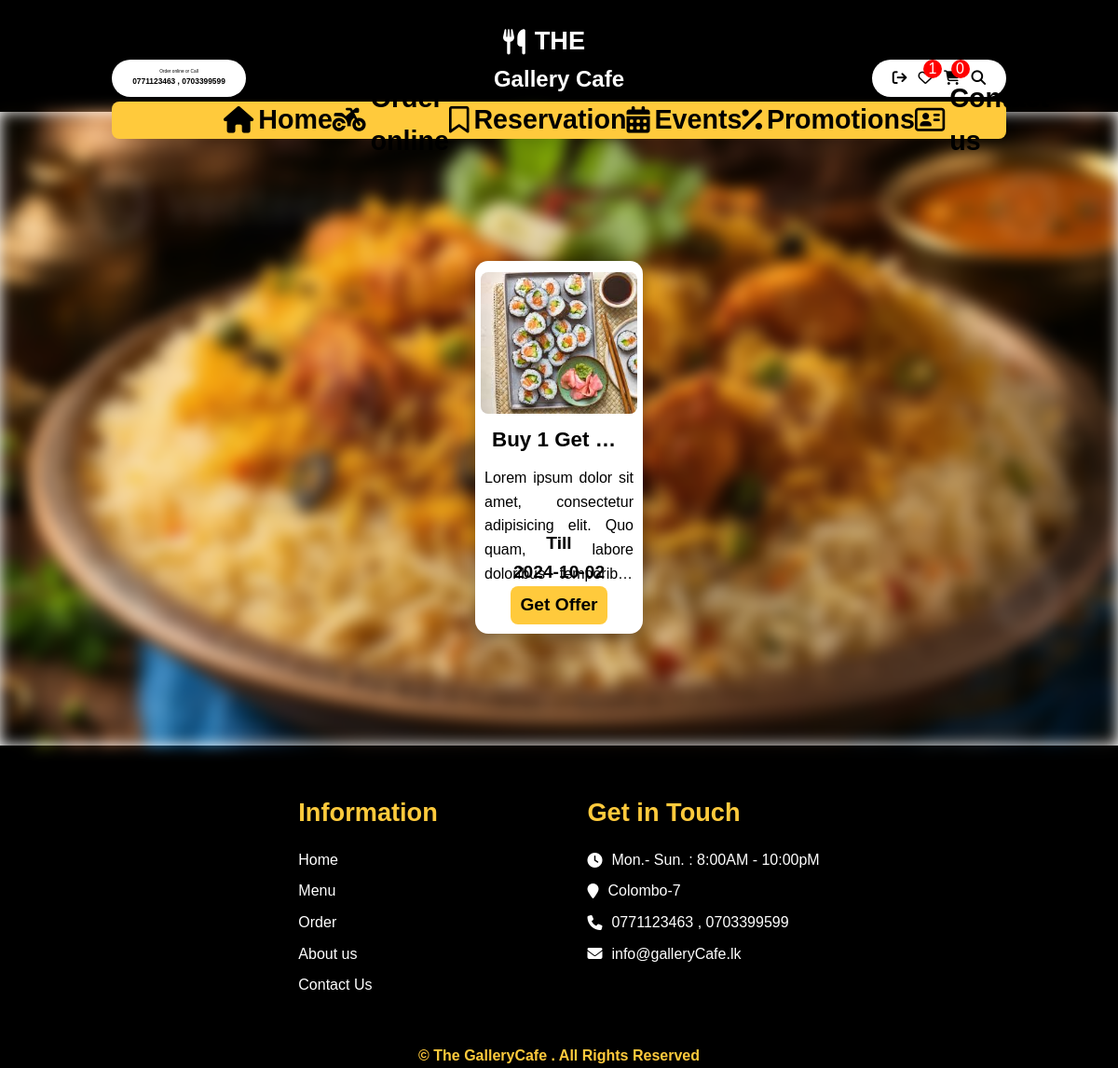
Page /promotions.php (signed in) on the committed database.
### tables this page shows
CREATE TABLE `promotions` (
  `promId` int(11) NOT NULL,
  `prmoName` varchar(255) NOT NULL,
  `promDescription` varchar(1000) DEFAULT NULL,
  `startDate` date NOT NULL,
  `endDate` date NOT NULL,
  `promImage` varchar(255) NOT NULL
);

### config/db_connector.php (called while the page is built, shortened)
<?php
    class Db_connector{
        private $localhost = 'localhost';
        private $db_username = 'root';
        private $db_password = '';
        protected $conn;
        public function __construct(){
            $this->conn = mysqli_connect($this->localhost,$this->db_username,$this->db_password);
        }
        public function getConnection() {
            return $this->conn;
        }
    }

### class/Promotion.php (called while the page is built, shortened)
<?php
    include_once(__DIR__ . '/../config/db_connector.php');
    class Promotion{
        public $db;
        public function __construct(){
            $this->connector = new Db_connector();
            $this->db = $this->connector->getConnection();
        }
        public function viewpromotions(){
            $sql = "SELECT * FROM promotions";
            $res = mysqli_query($this->db, $sql);
            $count = 0;
            if(mysqli_num_rows($res)>0){
                while($row = mysqli_fetch_array($res)){
                    $id = $row["promId"];
                    $title = $row["prmoName"];
                    $description = $row["promDescription"];
                    $image = $row["promImage"];
                    $sDate = $row["startDate"];
                    $eDate = $row["endDate"];
                    $promotions[$count]=["id"=>$id,"title"=>$title,"description"=>$description,"image"=>$image,"start"=>$sDate,"end"=>$eDate];
                    $count++;
                }
                return $promotions;
            }
            else{
                return null;
            }
        }
    }
?>

### promotions.php (the view, shortened to what this page needs)
<?php include_once('components\header.php') ?>
<div class="event-wrapper">
    <div class="evnt-container">
        <?php
        $promArray = $promotion->viewpromotions();
        if ($promArray == null) {
        } else {
            foreach ($promArray as $row) {
                $title = $row['title'];
                $description = $row['description'];
                $image = $row['image'];
                $endDate = $row['end'];
        ?>
                <div class="prom-card">
                    <img src="images/promotion/<?php echo $image ?>" alt="">
                    <h1><?php echo $title ?></h1>
                    <p><?php echo $description ?></p>
                    <div>
                        <h3>Till</h3>
                        <h3><?php echo $endDate ?></h3>
                        <a href="menu.php">Get Offer</a>
                    </div>
                </div>
        <?php
            }
        }
        ?>
    </div>
</div>
<?php include_once('components\getintouch.php') ?>
<?php include_once('components\footer.php') ?>

### style/style.css (style rules this page uses)
:root { --c-first: #000000; --c-second: #FFCA3C; --c-third: #FFFFFF; --c-fourth: #202938; --c-fifth: #E5E5E5; --font-base: "poppins", sans-serif; }
* { margin: 0; padding: 0; font-family: var(--font-base); line-height: 1.6; font-size: 16px; scroll-behavior: smooth; }
a { text-decoration: none; }
img { width: 20vw; }
body { overflow-x: hidden; color: var(--c-third); font-family: 'Nunito', sans-serif; }
.event-wrapper { width: 100vw; height: 85vh; position: absolute; top: 15vh; display: flex; align-content: center; justify-content: center; overflow-y: auto; }
.evnt-container { width: 80vw; padding: 20vh; display: flex; justify-content: space-around; flex-wrap: wrap; align-items: center; }
.prom-card { position: relative; width: 15vw; height: 50vh; background-color: var(--c-third); display: flex; flex-direction: column; align-items: center; border-radius: 14px; color: var(--c-first); transition: transform 0.3s ease-in-out; box-shadow: rgba(0, 0, 0, 0.35) 0px 5px 15px; margin-bottom: 5vh; }
.prom-card img { margin-top: 1.5vh; max-width: 14vw; border-radius: 8px; margin-bottom: 10px; }
.prom-card h1 { white-space: nowrap; overflow: hidden; text-overflow: ellipsis; max-width: 12vw; font-size: 1.4rem; }
.prom-card p { margin: 10px; text-align: justify; overflow: hidden; display: -webkit-box; -webkit-line-clamp: 5; line-clamp: 2; -webkit-box-orient: vertical; margin-bottom: 20px; }
.prom-card h3 { font-size: 1.2rem; }
.prom-card div { position: absolute; bottom: 10px; display: flex; flex-direction: column; align-items: center; }
.prom-card a { padding: 5px 10px; background-color: var(--c-second); border-radius: 8px; color: var(--c-first); font-weight: bold; font-size: 1.2rem; }

### rows in the picture
promotions: promImage (picture), prmoName "Buy 1 Get…", promDescription "Lorem ipsum dolor sit amet, consectetur adipisicing elit. Quo quam, labore doloribus…", endDate "2024-10-02"

### other values in the picture
count($menuClass->viewFavouriteAll($_SESSION['cusid'])) "1"
